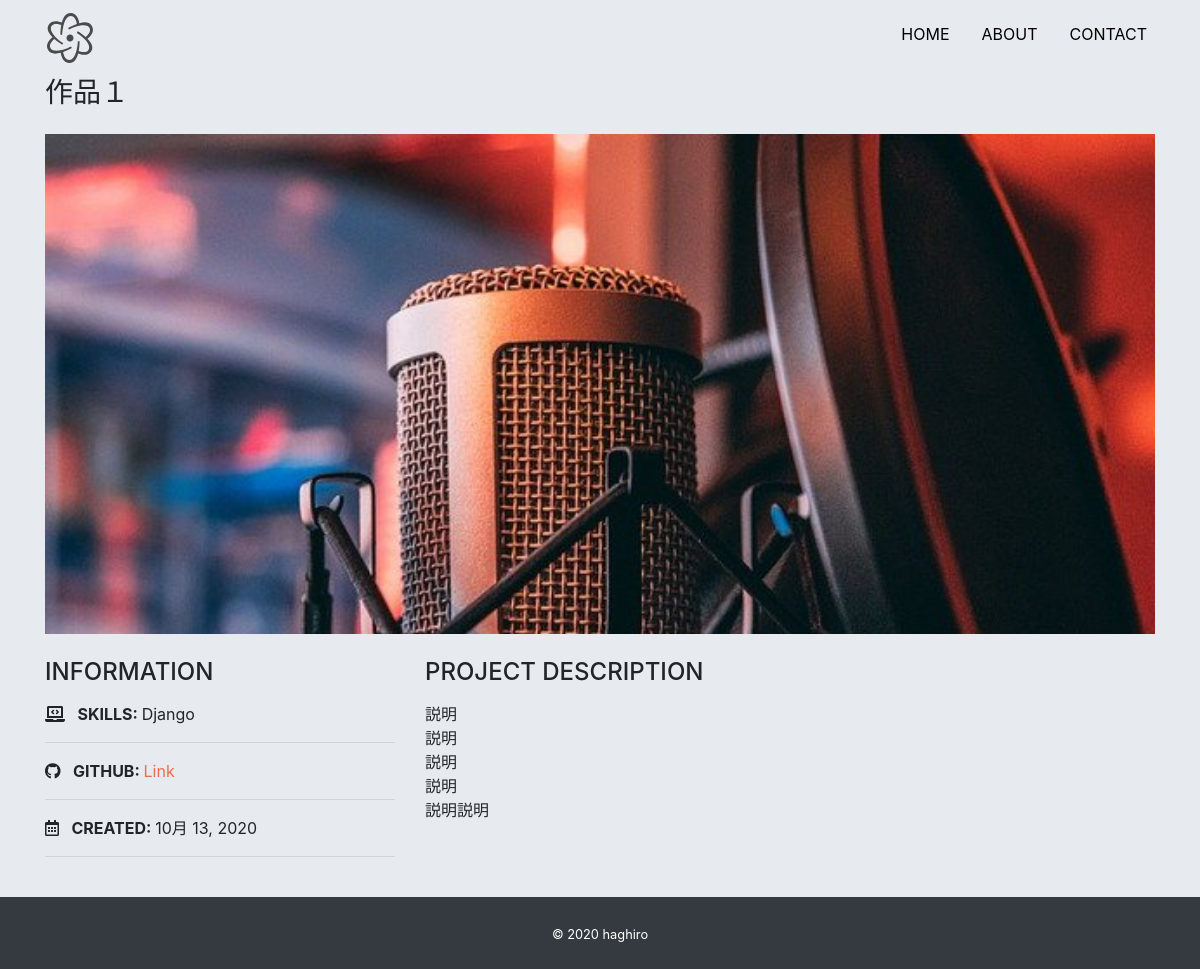
The page /detail/4 on the database its author committed.
### app/models.py (models this page shows, shortened)
class Work(models.Model):
    title = models.CharField('タイトル', max_length=100)
    image = models.ImageField(upload_to='images', verbose_name='イメージ画像')
    thumbnail = models.ImageField(
        upload_to='images', verbose_name='サムネイル', null=True, blank=True)
    skill = models.CharField('スキル', max_length=100)
    url = models.CharField('URL', max_length=100, null=True, blank=True)
    created = models.DateField('作成日')
    description = models.TextField('説明')

### app/views.py (the view)
# urls.py: path('detail/<int:pk>', views.DetailView.as_view(), name='detail'),
class DetailView(View):
    def get(self, request, *args, **kwargs):
        work_data = Work.objects.get(id=self.kwargs['pk'])
        return render(request, 'app/detail.html', {
            'work_data': work_data
        })

### app/templates/app/detail.html
{% extends 'app/base.html' %}
{% block content %}
<h3 class="mb-4">{{ work_data.title }}</h3>
<div class="card top mb-4">
  <img src="{{ work_data.image.url }}" alt="">
</div>
<div class="row">
  <div class="col-sm-4 mb-4">
    <h4 class="mb-3">INFORMATION</h4>
    <p>
      <i class="fas fa-laptop-code mr-2"></i>
      <span class="font-weight-bolder">SKILLS: </span>
      {{ work_data.skill }}
    </p>
    <hr>
    <p>
      <i class="fab fa-github mr-2"></i>
      <span class="font-weight-bolder">GITHUB: </span>
      {% if work_data.url %}
      <a href="{{ work_data.url }}" target="_blank" class="link-color">Link</a>
      {% else %}
      Private
      {% endif %}
    </p>
    <hr>
    <p>
      <i class="far fa-calendar-alt mr-2"></i>
      <span class="font-weight-bolder">CREATED: </span>
      {{ work_data.created }}
    </p>
    <hr>
  </div>
  <div class="col-sm-8 mb-5">
    <h4 class="mb-3">PROJECT DESCRIPTION</h4>
    <p>{{ work_data.description|linebreaksbr }}</p>
  </div>
</div>
{% endblock content %}

### app/static/css/style.css (style rules this page uses)
* { margin: 0; padding: 0; box-sizing: border-box; }
body { background: #e7ebf0; display: flex; flex-flow: column; min-height: 100vh; }
.top img { object-fit: cover; height: 500px; }
.link-color { color: #EE6C4D; }
.card { border: none; }

### rows shown on the page
Work: title "作品１", image (picture), skill "Django", created "10月 13, 2020", description "説明 説明 説明 説明 説明説明"
